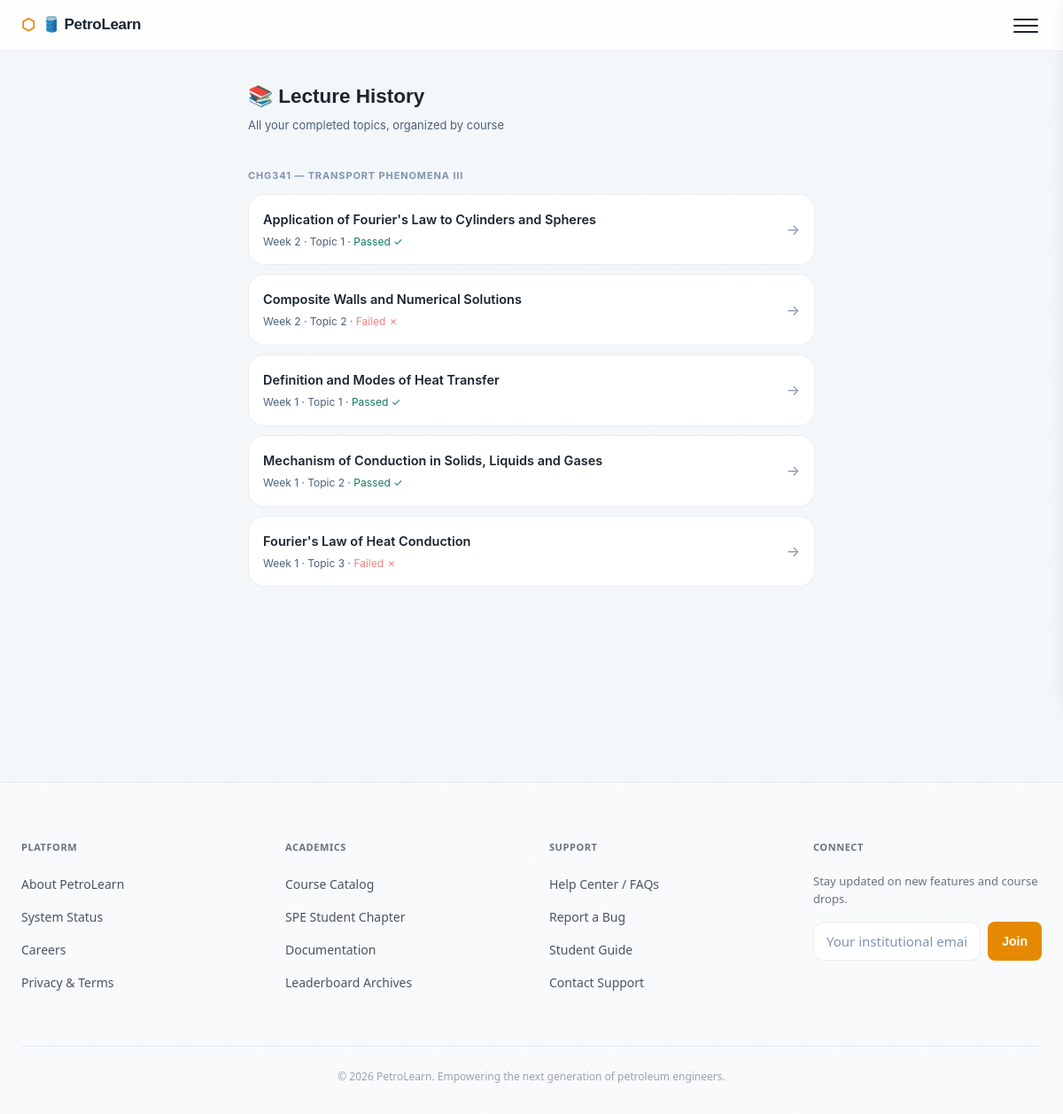
The app's page /history/ (signed in), older data.
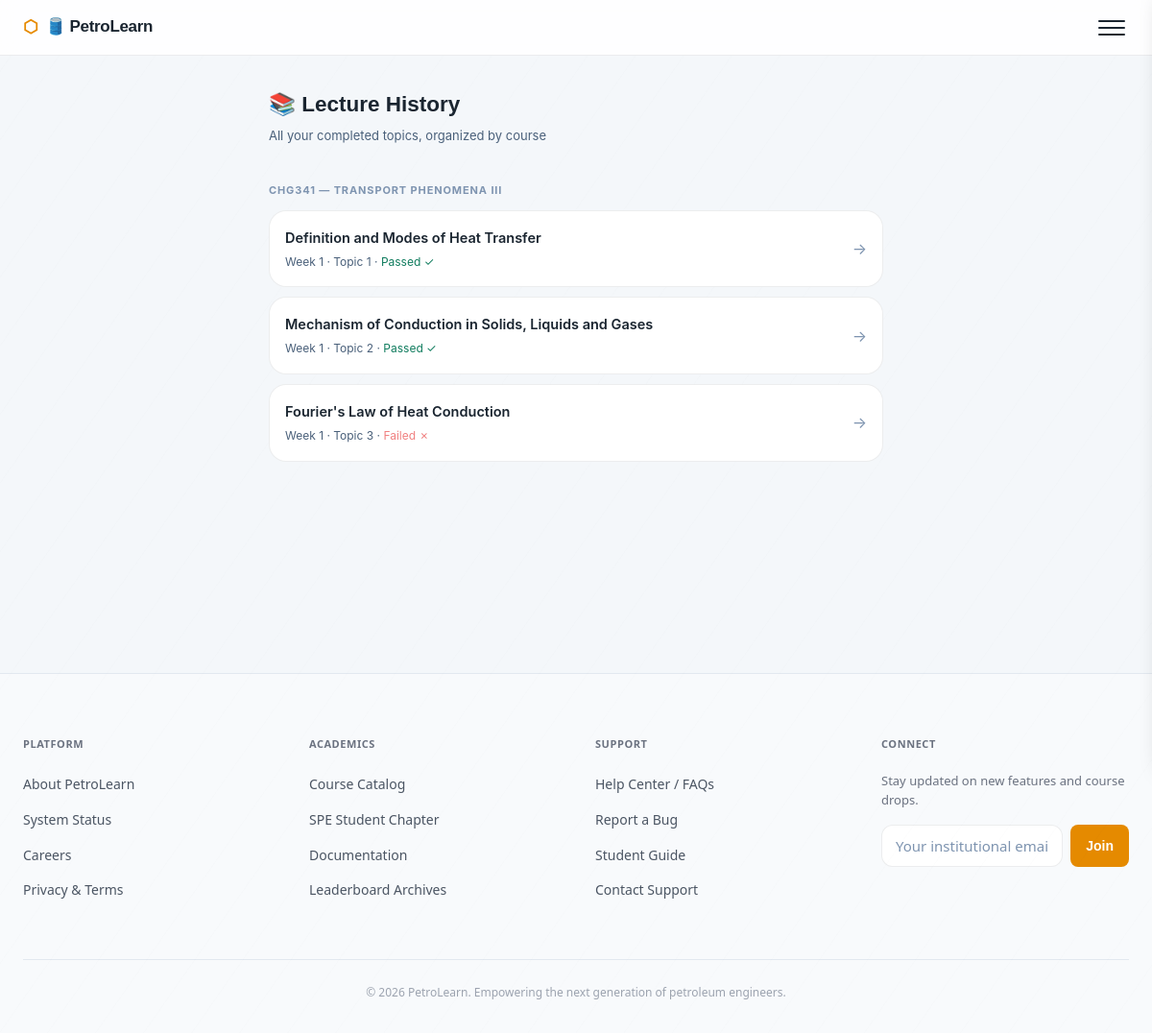
The same page, newer data.
### core/models.py (models this page shows, shortened)
class Session(models.Model):
    student = models.ForeignKey(StudentProfile, on_delete=models.CASCADE, related_name="sessions")
    course_code = models.CharField(max_length=10)
    course_title = models.CharField(max_length=100)
    week_number = models.IntegerField(default=1)
    topics = models.JSONField(default=list)
    current_topic_index = models.IntegerField(default=0)
    is_complete = models.BooleanField(default=False)
    xp_earned = models.IntegerField(default=0)
    started_at = models.DateTimeField(auto_now_add=True)
    completed_at = models.DateTimeField(null=True, blank=True)
    class Meta:
        ordering = ["-started_at"]

class TopicSession(models.Model):
    session = models.ForeignKey(Session, on_delete=models.CASCADE, related_name="topic_sessions")
    topic_name = models.CharField(max_length=200)
    topic_index = models.IntegerField(default=0)
    intro_content = models.TextField(blank=True)
    lecture_content = models.TextField(blank=True)
    quiz_question = models.TextField(blank=True)
    quiz_options = models.JSONField(default=list)
    correct_answer_index = models.IntegerField(default=0)
    quiz_explanation = models.TextField(blank=True)
    student_answer_index = models.IntegerField(null=True, blank=True)
    passed_quiz = models.BooleanField(default=False)
    xp_earned = models.IntegerField(default=0)
    is_complete = models.BooleanField(default=False)
    class Meta:
        ordering = ["topic_index"]

### core/views.py (the view)
# urls.py: path("history/", views.history_view, name="history"),
@login_required
def history_view(request):
    if not hasattr(request.user, "profile"):
        return redirect("onboarding")
    profile = request.user.profile
    topic_sessions = TopicSession.objects.filter(
        session__student=profile,
        is_complete=True
    ).select_related("session").order_by("-session__started_at", "topic_index")
    history_by_course = {}
    for ts in topic_sessions:
        code = ts.session.course_code
        title = ts.session.course_title
        if code not in history_by_course:
            history_by_course[code] = {"course_title": title, "topics": []}
        history_by_course[code]["topics"].append(ts)
    return render(request, "core/history.html", {
        "history_by_course": history_by_course,
    })

### templates/core/history.html (shortened to what this page needs)
{% extends "core/base.html" %}
{% block content %}
<div class="page-container">
  <h2 style="font-family:'Space Grotesk',sans-serif; margin-bottom:4px">📚 Lecture History</h2>
  <p style="font-size:13px; color:var(--text-secondary); margin-bottom:24px">All your completed topics, organized by course</p>
  {% if history_by_course %}
    {% for code, data in history_by_course.items %}
    <div style="margin-bottom:28px">
      <p class="section-label">{{ code }} — {{ data.course_title }}</p>
      <div class="course-list">
        {% for topic in data.topics %}
        <a href="{% url 'review' topic.id %}" class="course-pill">
          <div class="course-pill-left">
            <div class="course-info">
              <div class="course-name">{{ topic.topic_name }}</div>
              <div class="course-code">
                Week {{ topic.session.week_number }} · Topic {{ topic.topic_index|add:1 }}
                {% if topic.passed_quiz %}
                  · <span style="color:var(--green-text)">Passed ✓</span>
                {% else %}
                  · <span style="color:#F08080">Failed ✗</span>
                {% endif %}
              </div>
            </div>
          </div>
          <span class="arrow">→</span>
        </a>
        {% endfor %}
      </div>
    </div>
    {% endfor %}
  {% else %}
    <div class="done-card">
      <div class="done-emoji">📖</div>
      <div class="done-title">No lectures yet</div>
      <div class="done-sub">Complete your first topic to see it here.</div>
    </div>
  {% endif %}
</div>
{% endblock %}

### templates/core/base.html (shortened to what this page needs)
{% load static %}
<!DOCTYPE html>
<html lang="en">
<head>
  <link rel="stylesheet" href="{% static 'core/css/main.css' %}">
</head>
<body>
{% if user.is_authenticated %}
<nav class="navbar">
  <a href="{% url 'dashboard' %}" class="nav-logo">🛢️ PetroLearn</a>
  <button class="hamburger" id="hamburger" aria-label="Menu">
    <span></span>
    <span></span>
    <span></span>
  </button>
</nav>
{% endif %}
<main class="main-content">
  {% block content %}{% endblock %}
</main>
<footer class="petrolearn-footer">
    <div class="footer-max-width">
      <div class="footer-grid">
        <div class="footer-column">
          <h4 class="footer-header">Platform</h4>
          <ul class="footer-links">
            <li><a href="#">About PetroLearn</a></li>
            <li><a href="#">System Status</a></li>
            <li><a href="#">Careers</a></li>
            <li><a href="#">Privacy & Terms</a></li>
          </ul>
        </div>
        <div class="footer-column">
          <h4 class="footer-header">Academics</h4>
          <ul class="footer-links">
            <li><a href="#">Course Catalog</a></li>
            <li><a href="#">SPE Student Chapter</a></li>
            <li><a href="#">Documentation</a></li>
            <li><a href="#">Leaderboard Archives</a></li>
          </ul>
        </div>
        <div class="footer-column">
          <h4 class="footer-header">Support</h4>
          <ul class="footer-links">
            <li><a href="#">Help Center / FAQs</a></li>
            <li><a href="#">Report a Bug</a></li>
            <li><a href="#">Student Guide</a></li>
            <li><a href="#">Contact Support</a></li>
          </ul>
        </div>
        <div class="footer-column">
          <h4 class="footer-header">Connect</h4>
          <p class="footer-text">Stay updated on new features and course drops.</p>
          <form class="newsletter-form" onsubmit="event.preventDefault();">
            <input type="email" placeholder="Your institutional email" class="newsletter-input" required>
            <button type="submit" class="newsletter-btn">Join</button>
          </form>
        </div>
      </div>
      <div class="footer-bottom">
        <p>© 2026 PetroLearn. Empowering the next generation of petroleum engineers.</p>
      </div>
    </div>
  </footer>
</body>
</html>

### templates/core/base.html (style rules this page uses)
.petrolearn-footer { background-color: #f8fafc; border-top: 1px solid #e2e8f0; padding: 64px 24px 32px 24px; font-family: system-ui, -apple-system, BlinkMacSystemFont, 'Segoe UI', Roboto, sans-serif; margin-top: 80px; }
.footer-max-width { max-width: 1200px; margin: 0 auto; }
.footer-grid { display: grid; grid-template-columns: repeat(auto-fit, minmax(220px, 1fr)); gap: 40px; margin-bottom: 48px; }
.footer-header { color: #6b7280; font-size: 11px; font-weight: 700; text-transform: uppercase; letter-spacing: 0.05em; margin-bottom: 20px; }
.footer-links { list-style: none; padding: 0; margin: 0; }
.footer-links li { margin-bottom: 12px; }
.footer-links a { color: #4b5563; text-decoration: none; font-size: 14px; transition: color 0.2s ease; }
.footer-text { color: #6b7280; font-size: 13px; line-height: 1.5; margin-bottom: 16px; }
.newsletter-form { display: flex; gap: 8px; }
.newsletter-input { flex: 1; padding: 10px 14px; font-size: 14px; background-color: #ffffff; border: 1px solid #e2e8f0; border-radius: 8px; outline: none; color: #1f2937; transition: border-color 0.2s ease; }
.newsletter-btn { background-color: #e58a00; color: #ffffff; border: none; padding: 10px 16px; font-size: 14px; font-weight: 600; border-radius: 8px; cursor: pointer; transition: background-color 0.2s ease; }
.footer-bottom { border-top: 1px solid #e2e8f0; padding-top: 24px; text-align: center; }
.footer-bottom p { color: #9ca3af; font-size: 12px; margin: 0; }

Row changes from the older to the newer data that the page shows:
removed TopicSession: topic_name "Application of Fourier's Law to Cylinders and Spheres", session.week_number "2", topic_index|add "1", passed_quiz "Passed ✓"
removed TopicSession: topic_name "Composite Walls and Numerical Solutions", session.week_number "2", topic_index|add "2", passed_quiz "Failed ✗"
